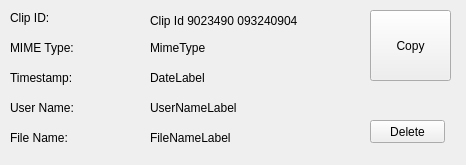
<?xml version="1.0" encoding="UTF-8"?>
<ui version="4.0">
 <class>Form</class>
 <widget class="QWidget" name="Form">
  <property name="geometry">
   <rect>
    <x>0</x>
    <y>0</y>
    <width>466</width>
    <height>165</height>
   </rect>
  </property>
  <property name="minimumSize">
   <size>
    <width>465</width>
    <height>165</height>
   </size>
  </property>
  <property name="windowTitle">
   <string>Form</string>
  </property>
  <widget class="QLabel" name="clipIdLabel">
   <property name="geometry">
    <rect>
     <x>150</x>
     <y>10</y>
     <width>211</width>
     <height>21</height>
    </rect>
   </property>
   <property name="text">
    <string>Clip Id 9023490 093240904</string>
   </property>
  </widget>
  <widget class="QLabel" name="mimeTypeLabel">
   <property name="geometry">
    <rect>
     <x>150</x>
     <y>40</y>
     <width>211</width>
     <height>16</height>
    </rect>
   </property>
   <property name="text">
    <string>MimeType</string>
   </property>
  </widget>
  <widget class="QLabel" name="dateLabel">
   <property name="geometry">
    <rect>
     <x>150</x>
     <y>70</y>
     <width>201</width>
     <height>16</height>
    </rect>
   </property>
   <property name="text">
    <string>DateLabel</string>
   </property>
  </widget>
  <widget class="QLabel" name="userNameLabel">
   <property name="geometry">
    <rect>
     <x>150</x>
     <y>100</y>
     <width>191</width>
     <height>16</height>
    </rect>
   </property>
   <property name="text">
    <string>UserNameLabel</string>
   </property>
  </widget>
  <widget class="QLabel" name="label">
   <property name="geometry">
    <rect>
     <x>10</x>
     <y>10</y>
     <width>91</width>
     <height>16</height>
    </rect>
   </property>
   <property name="text">
    <string>Clip ID:</string>
   </property>
  </widget>
  <widget class="QLabel" name="label_2">
   <property name="geometry">
    <rect>
     <x>10</x>
     <y>40</y>
     <width>91</width>
     <height>16</height>
    </rect>
   </property>
   <property name="text">
    <string>MIME Type:</string>
   </property>
  </widget>
  <widget class="QLabel" name="label_3">
   <property name="geometry">
    <rect>
     <x>10</x>
     <y>70</y>
     <width>91</width>
     <height>16</height>
    </rect>
   </property>
   <property name="text">
    <string>Timestamp:</string>
   </property>
  </widget>
  <widget class="QLabel" name="label_4">
   <property name="geometry">
    <rect>
     <x>10</x>
     <y>100</y>
     <width>91</width>
     <height>16</height>
    </rect>
   </property>
   <property name="text">
    <string>User Name:</string>
   </property>
  </widget>
  <widget class="QLabel" name="label_5">
   <property name="geometry">
    <rect>
     <x>10</x>
     <y>130</y>
     <width>91</width>
     <height>16</height>
    </rect>
   </property>
   <property name="text">
    <string>File Name:</string>
   </property>
  </widget>
  <widget class="QLabel" name="fileNameLabel">
   <property name="geometry">
    <rect>
     <x>150</x>
     <y>130</y>
     <width>181</width>
     <height>16</height>
    </rect>
   </property>
   <property name="text">
    <string>FileNameLabel</string>
   </property>
  </widget>
  <widget class="QPushButton" name="copyButton">
   <property name="geometry">
    <rect>
     <x>370</x>
     <y>10</y>
     <width>81</width>
     <height>71</height>
    </rect>
   </property>
   <property name="text">
    <string>Copy</string>
   </property>
  </widget>
  <widget class="QPushButton" name="deleteButton">
   <property name="geometry">
    <rect>
     <x>370</x>
     <y>120</y>
     <width>75</width>
     <height>23</height>
    </rect>
   </property>
   <property name="text">
    <string>Delete</string>
   </property>
  </widget>
 </widget>
 <resources/>
 <connections/>
</ui>
